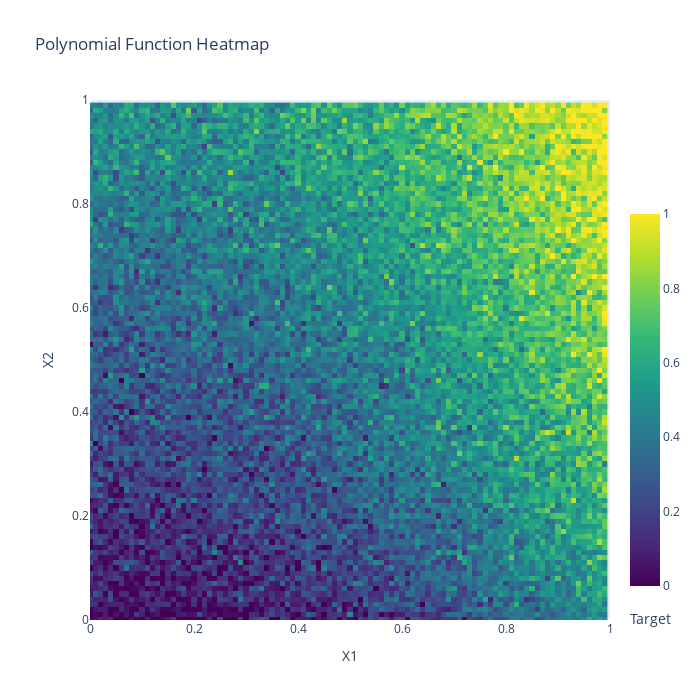

Notebook source saved alongside this figure:
### Code cell
# Set input space
n_dim_X = 2
X_bounds = np.array([(0, 1)]*n_dim_X)

def polynomial_function_1d(X: np.ndarray) -> np.ndarray:
    return polynomial_function(X, 1)

# Plot heatmap
plot_heatmap(polynomial_function_1d, 'Polynomial Function', X_bounds)

### Figure 1 — Plotly figure (JSON) as saved in the notebook; plotly's stock layout.template omitted (floating-point values rounded to 4 significant figures; data arrays with more than 128 entries replaced by an {"elided": "..."} marker saying what was removed)
{"data": [{"colorbar": {"len": 0.8, "thickness": 30, "title": {"side": "bottom", "text": "Target"}, "x": 1, "xanchor": "left", "y": 0, "yanchor": "bottom"}, "colorscale": [[0, "#440154"], [0.1111, "#482878"], [0.2222, "#3e4989"], [0.3333, "#31688e"], [0.4444, "#26828e"], [0.5556, "#1f9e89"], [0.6667, "#35b779"], [0.7778, "#6ece58"], [0.8889, "#b5de2b"], [1, "#fde725"]], "type": "heatmap", "x": [0, 0.01, 0.02, 0.03, 0.04, 0.05, 0.06, 0.07, 0.08, 0.09, 0.1, 0.11, 0.12, 0.13, 0.14, 0.15, 0.16, 0.17, 0.18, 0.19, 0.2, 0.21, 0.22, 0.23, 0.24, 0.25, 0.26, 0.27, 0.28, 0.29, 0.3, 0.31, 0.32, 0.33, 0.34, 0.35, 0.36, 0.37, 0.38, 0.39, 0.4, 0.41, 0.42, 0.43, 0.44, 0.45, 0.46, 0.47, 0.48, 0.49, 0.5, 0.51, 0.52, 0.53, 0.54, 0.55, 0.56, 0.57, 0.58, 0.59, 0.6, 0.61, 0.62, 0.63, 0.64, 0.65, 0.66, 0.67, 0.68, 0.69, 0.7, 0.71, 0.72, 0.73, 0.74, 0.75, 0.76, 0.77, 0.78, 0.79, 0.8, 0.81, 0.82, 0.83, 0.84, 0.85, 0.86, 0.87, 0.88, 0.89, 0.9, 0.91, 0.92, 0.93, 0.94, 0.95, 0.96, 0.97, 0.98, 0.99], "y": [0, 0.01, 0.02, 0.03, 0.04, 0.05, 0.06, 0.07, 0.08, 0.09, 0.1, 0.11, 0.12, 0.13, 0.14, 0.15, 0.16, 0.17, 0.18, 0.19, 0.2, 0.21, 0.22, 0.23, 0.24, 0.25, 0.26, 0.27, 0.28, 0.29, 0.3, 0.31, 0.32, 0.33, 0.34, 0.35, 0.36, 0.37, 0.38, 0.39, 0.4, 0.41, 0.42, 0.43, 0.44, 0.45, 0.46, 0.47, 0.48, 0.49, 0.5, 0.51, 0.52, 0.53, 0.54, 0.55, 0.56, 0.57, 0.58, 0.59, 0.6, 0.61, 0.62, 0.63, 0.64, 0.65, 0.66, 0.67, 0.68, 0.69, 0.7, 0.71, 0.72, 0.73, 0.74, 0.75, 0.76, 0.77, 0.78, 0.79, 0.8, 0.81, 0.82, 0.83, 0.84, 0.85, 0.86, 0.87, 0.88, 0.89, 0.9, 0.91, 0.92, 0.93, 0.94, 0.95, 0.96, 0.97, 0.98, 0.99], "z": {"elided": "100x100 float values"}}], "layout": {"height": 700, "showlegend": true, "title": {"text": "Polynomial Function Heatmap"}, "width": 700, "xaxis": {"constrain": "domain", "range": [0, 1], "title": {"text": "X1"}}, "yaxis": {"constrain": "domain", "range": [0, 1], "scaleanchor": "x", "scaleratio": 1, "title": {"text": "X2"}}}}
